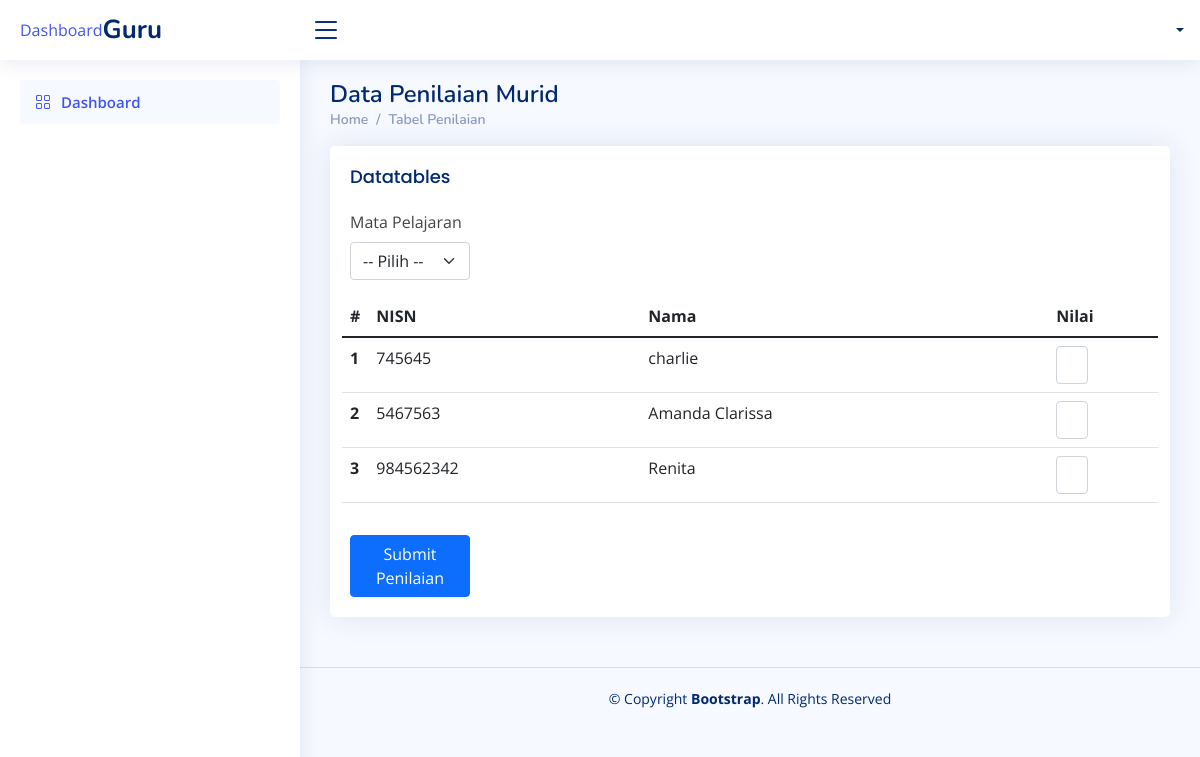
Screenshot of /index.php/guru/dashboard with the database file from the repository.
### tables this page shows
CREATE TABLE `tb_murid` (
  `id` varchar(6) NOT NULL,
  `nisn` int(10) NOT NULL,
  `nama_murid` varchar(20) NOT NULL,
  `tempat_lahir` varchar(20) NOT NULL,
  `tgl_lahir` date NOT NULL,
  `jenis_kelamin` enum('P','L') NOT NULL,
  `alamat` varchar(30) NOT NULL,
  `username` varchar(11) NOT NULL,
  `pass` varchar(8) NOT NULL,
  `role` int(2) NOT NULL DEFAULT '3'
);

### application/libraries/Template.php (called while the page is built)
<?php if ( ! defined('BASEPATH')) exit('No direct script access allowed');
class Template {
		var $template_data = array();
		function set($name, $value)
		{
			$this->template_data[$name] = $value;
		}
		function load($template = '', $view = '' , $view_data = array(), $return = FALSE)
		{
			$this->CI =& get_instance();
			$this->set('contents', $this->CI->load->view($view, $view_data, TRUE));
			return $this->CI->load->view($template, $this->template_data, $return);
		}
}

### application/controllers/guru/Dashboard.php (called while the page is built, shortened)
<?php
    class Dashboard extends CI_Controller {
        public function index() {
            $id = $this->session->userdata('id');
            $data['guruById'] = $this->M_guru->get_id($id);
            $data['role'] = $this->M_guru->get_role($id);
            $data['dataMurid'] = $this->M_murid->readMurid()->result();
            $data['dataMapel'] = $this->M_mapel->readMapel()->result();
            $data['dataMapelByIdGuru'] = $this->M_guru->readMapelByIdGuru($id)->result();
            $data['dataNilaiMapel'] = $this->M_murid->readNilaiMurid()->result();
            $this->template->load('guru/view/v_guru', 'guru/dashboard', $data);
        }
    }

### index.php (called while the page is built, shortened)
<?php
require_once BASEPATH.'core/CodeIgniter.php';

### application/models/M_murid.php (called while the page is built, shortened)
<?php
class M_murid extends CI_Model {
  public function readMurid() {
    $q = $this->db->get('tb_murid');
    return $q;
  }
}

### application/views/guru/dashboard.php (the view, shortened to what this page needs)
<main id="main" class="main">
    <div class="pagetitle">
      <h1>Data Penilaian Murid</h1>
      <nav>
        <ol class="breadcrumb">
          <li class="breadcrumb-item"><a href="index.html">Home</a></li>
          <li class="breadcrumb-item">Tabel Penilaian</li>
        </ol>
      </nav>
    </div>
    <section class="section">
      <div class="row">
        <div class="col-lg-12">
          <div class="card">
            <div class="card-body">
              <h5 class="card-title">Datatables</h5>
              <form class="row g-3" method="post" action="<?= site_url('guru/dashboard/act_nilai'); ?>">
                <div class="col-md-2">
                  <label for="validationCustom05" class="form-label">Mata Pelajaran</label>
                  <select class="form-select" name="mapelNilai" id="mataPelajaran" required>
                    <option selected disabled value="">-- Pilih --</option>
                  </select>
                </div>
                <table class="table datatable" id="tabelNilai">
                  <thead>
                    <tr>
                      <th scope="col">#</th>
                      <th scope="col">NISN</th>
                      <th scope="col">Nama</th>
                      <th scope="col">Nilai</th>
                    </tr>
                  </thead>
                  <tbody>
                  <?php $i=1; foreach ($dataMurid as $item) { ?>
                      <tr>
                      <th scope="row"><?= $i++; ?></th>
                      <td class="col-4"><?= $item->nisn; ?></td>
                      <td class="col-6"><?= $item->nama_murid; ?></td>
                      <td>
                        <div class="col-4">
                          <input type="text" class="form-control" name="nilai[]" value="">
                        </div>
                      </td>
                    </tr>
                  <?php } ?>
                </table>
                <div class="col-2">
                  <button class="btn btn-primary" type="submit">Submit Penilaian</button>
                </div>
              </form>
            </div>
          </div>
        </div>
      </div>
    </section>
  </main>

### assets/css/style.css (style rules this page uses)
:root { scroll-behavior: smooth; }
body { font-family: "Open Sans", sans-serif; background: #f6f9ff; color: #444444; }
a { color: #4154f1; text-decoration: none; }
h1, h2, h3, h4, h5, h6 { font-family: "Nunito", sans-serif; }
#main { margin-top: 60px; padding: 20px 30px; transition: all 0.3s; }
.pagetitle { margin-bottom: 10px; }
.pagetitle h1 { font-size: 24px; margin-bottom: 0; font-weight: 600; color: #012970; }
.card { margin-bottom: 30px; border: none; border-radius: 5px; box-shadow: 0px 0 30px rgba(1, 41, 112, 0.1); overflow: hidden; }
.card-title { padding: 20px 0 15px 0; font-size: 18px; font-weight: 500; color: #012970; font-family: "Poppins", sans-serif; }
.card-body { padding: 0 20px 20px 20px; }
.breadcrumb { font-size: 14px; font-family: "Nunito", sans-serif; color: #899bbd; font-weight: 600; }
.breadcrumb a { color: #899bbd; transition: 0.3s; }
.breadcrumb .breadcrumb-item::before { color: #899bbd; }
@media (min-width: 1200px) { #main, #footer { margin-left: 300px; } }

### rows the page displays
tb_murid: nisn "745645", nama_murid "charlie"
tb_murid: nisn "5467563", nama_murid "Amanda Clarissa"
tb_murid: nisn "984562342", nama_murid "Renita"
